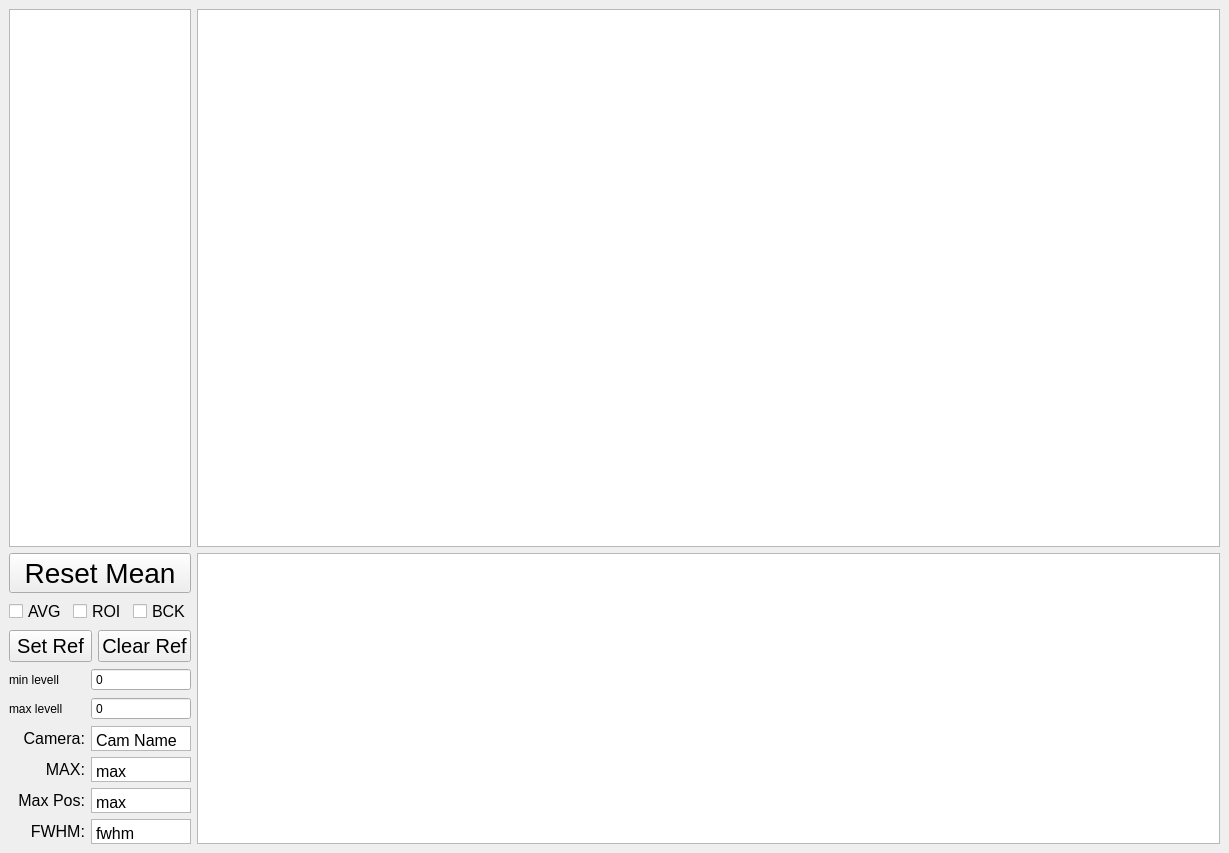
<?xml version="1.0" encoding="UTF-8"?>
<ui version="4.0">
 <class>mainView</class>
 <widget class="QMainWindow" name="mainView">
  <property name="geometry">
   <rect>
    <x>0</x>
    <y>0</y>
    <width>1229</width>
    <height>853</height>
   </rect>
  </property>
  <property name="windowTitle">
   <string>MainWindow</string>
  </property>
  <widget class="QWidget" name="centralwidget">
   <layout class="QGridLayout" name="gridLayout_2" rowstretch="25,1" columnstretch="1,15">
    <item row="0" column="0">
     <widget class="GraphicsLayoutWidget" name="y_proj"/>
    </item>
    <item row="0" column="1">
     <widget class="GraphicsLayoutWidget" name="graphicsView"/>
    </item>
    <item row="1" column="0">
     <layout class="QVBoxLayout" name="verticalLayout_2">
      <item>
       <layout class="QVBoxLayout" name="verticalLayout">
        <item>
         <widget class="QPushButton" name="reset_mean_pushButton">
          <property name="font">
           <font>
            <pointsize>21</pointsize>
           </font>
          </property>
          <property name="text">
           <string>Reset Mean</string>
          </property>
         </widget>
        </item>
        <item>
         <layout class="QHBoxLayout" name="horizontalLayout">
          <item>
           <widget class="QCheckBox" name="average_cbox">
            <property name="font">
             <font>
              <pointsize>12</pointsize>
             </font>
            </property>
            <property name="text">
             <string>AVG</string>
            </property>
           </widget>
          </item>
          <item>
           <widget class="QCheckBox" name="useROI_cbox">
            <property name="font">
             <font>
              <pointsize>12</pointsize>
             </font>
            </property>
            <property name="text">
             <string>ROI</string>
            </property>
           </widget>
          </item>
          <item>
           <widget class="QCheckBox" name="useBackground_cbox">
            <property name="font">
             <font>
              <pointsize>12</pointsize>
             </font>
            </property>
            <property name="text">
             <string>BCK</string>
            </property>
           </widget>
          </item>
         </layout>
        </item>
        <item>
         <layout class="QHBoxLayout" name="horizontalLayout_2">
          <item>
           <widget class="QPushButton" name="setRef_button">
            <property name="font">
             <font>
              <pointsize>15</pointsize>
             </font>
            </property>
            <property name="text">
             <string>Set Ref</string>
            </property>
           </widget>
          </item>
          <item>
           <widget class="QPushButton" name="clearRef_button">
            <property name="font">
             <font>
              <pointsize>15</pointsize>
             </font>
            </property>
            <property name="text">
             <string>Clear Ref</string>
            </property>
           </widget>
          </item>
         </layout>
        </item>
       </layout>
      </item>
      <item>
       <layout class="QGridLayout" name="gridLayout">
        <item row="0" column="0">
         <widget class="QLabel" name="label_2">
          <property name="text">
           <string>min levell</string>
          </property>
         </widget>
        </item>
        <item row="4" column="1">
         <widget class="QTextEdit" name="max_pos_text">
          <property name="sizePolicy">
           <sizepolicy hsizetype="Fixed" vsizetype="Fixed">
            <horstretch>0</horstretch>
            <verstretch>0</verstretch>
           </sizepolicy>
          </property>
          <property name="minimumSize">
           <size>
            <width>100</width>
            <height>25</height>
           </size>
          </property>
          <property name="maximumSize">
           <size>
            <width>100</width>
            <height>25</height>
           </size>
          </property>
          <property name="verticalScrollBarPolicy">
           <enum>Qt::ScrollBarAlwaysOff</enum>
          </property>
          <property name="horizontalScrollBarPolicy">
           <enum>Qt::ScrollBarAlwaysOff</enum>
          </property>
          <property name="html">
           <string>&lt;!DOCTYPE HTML PUBLIC &quot;-//W3C//DTD HTML 4.0//EN&quot; &quot;http://www.w3.org/TR/REC-html40/strict.dtd&quot;&gt;
&lt;html&gt;&lt;head&gt;&lt;meta name=&quot;qrichtext&quot; content=&quot;1&quot; /&gt;&lt;style type=&quot;text/css&quot;&gt;
p, li { white-space: pre-wrap; }
&lt;/style&gt;&lt;/head&gt;&lt;body style=&quot; font-family:'MS Shell Dlg 2'; font-size:8.25pt; font-weight:400; font-style:normal;&quot;&gt;
&lt;p style=&quot; margin-top:0px; margin-bottom:0px; margin-left:0px; margin-right:0px; -qt-block-indent:0; text-indent:0px;&quot;&gt;&lt;span style=&quot; font-size:12pt;&quot;&gt;max&lt;/span&gt;&lt;/p&gt;&lt;/body&gt;&lt;/html&gt;</string>
          </property>
         </widget>
        </item>
        <item row="4" column="0">
         <widget class="QLabel" name="label_6">
          <property name="minimumSize">
           <size>
            <width>65</width>
            <height>25</height>
           </size>
          </property>
          <property name="maximumSize">
           <size>
            <width>5555</width>
            <height>25</height>
           </size>
          </property>
          <property name="font">
           <font>
            <pointsize>12</pointsize>
           </font>
          </property>
          <property name="text">
           <string>Max Pos:</string>
          </property>
          <property name="alignment">
           <set>Qt::AlignRight|Qt::AlignTrailing|Qt::AlignVCenter</set>
          </property>
         </widget>
        </item>
        <item row="5" column="1">
         <widget class="QTextEdit" name="fwhm_text">
          <property name="sizePolicy">
           <sizepolicy hsizetype="Fixed" vsizetype="Fixed">
            <horstretch>0</horstretch>
            <verstretch>0</verstretch>
           </sizepolicy>
          </property>
          <property name="minimumSize">
           <size>
            <width>100</width>
            <height>25</height>
           </size>
          </property>
          <property name="maximumSize">
           <size>
            <width>100</width>
            <height>25</height>
           </size>
          </property>
          <property name="verticalScrollBarPolicy">
           <enum>Qt::ScrollBarAlwaysOff</enum>
          </property>
          <property name="horizontalScrollBarPolicy">
           <enum>Qt::ScrollBarAlwaysOff</enum>
          </property>
          <property name="html">
           <string>&lt;!DOCTYPE HTML PUBLIC &quot;-//W3C//DTD HTML 4.0//EN&quot; &quot;http://www.w3.org/TR/REC-html40/strict.dtd&quot;&gt;
&lt;html&gt;&lt;head&gt;&lt;meta name=&quot;qrichtext&quot; content=&quot;1&quot; /&gt;&lt;style type=&quot;text/css&quot;&gt;
p, li { white-space: pre-wrap; }
&lt;/style&gt;&lt;/head&gt;&lt;body style=&quot; font-family:'MS Shell Dlg 2'; font-size:8.25pt; font-weight:400; font-style:normal;&quot;&gt;
&lt;p style=&quot; margin-top:0px; margin-bottom:0px; margin-left:0px; margin-right:0px; -qt-block-indent:0; text-indent:0px;&quot;&gt;&lt;span style=&quot; font-size:12pt;&quot;&gt;fwhm&lt;/span&gt;&lt;/p&gt;&lt;/body&gt;&lt;/html&gt;</string>
          </property>
         </widget>
        </item>
        <item row="5" column="0">
         <widget class="QLabel" name="label_5">
          <property name="minimumSize">
           <size>
            <width>65</width>
            <height>25</height>
           </size>
          </property>
          <property name="maximumSize">
           <size>
            <width>5555</width>
            <height>25</height>
           </size>
          </property>
          <property name="font">
           <font>
            <pointsize>12</pointsize>
           </font>
          </property>
          <property name="text">
           <string>FWHM:</string>
          </property>
          <property name="alignment">
           <set>Qt::AlignRight|Qt::AlignTrailing|Qt::AlignVCenter</set>
          </property>
         </widget>
        </item>
        <item row="3" column="1">
         <widget class="QTextEdit" name="max_text">
          <property name="sizePolicy">
           <sizepolicy hsizetype="Fixed" vsizetype="Fixed">
            <horstretch>0</horstretch>
            <verstretch>0</verstretch>
           </sizepolicy>
          </property>
          <property name="minimumSize">
           <size>
            <width>100</width>
            <height>25</height>
           </size>
          </property>
          <property name="maximumSize">
           <size>
            <width>100</width>
            <height>25</height>
           </size>
          </property>
          <property name="verticalScrollBarPolicy">
           <enum>Qt::ScrollBarAlwaysOff</enum>
          </property>
          <property name="horizontalScrollBarPolicy">
           <enum>Qt::ScrollBarAlwaysOff</enum>
          </property>
          <property name="html">
           <string>&lt;!DOCTYPE HTML PUBLIC &quot;-//W3C//DTD HTML 4.0//EN&quot; &quot;http://www.w3.org/TR/REC-html40/strict.dtd&quot;&gt;
&lt;html&gt;&lt;head&gt;&lt;meta name=&quot;qrichtext&quot; content=&quot;1&quot; /&gt;&lt;style type=&quot;text/css&quot;&gt;
p, li { white-space: pre-wrap; }
&lt;/style&gt;&lt;/head&gt;&lt;body style=&quot; font-family:'MS Shell Dlg 2'; font-size:8.25pt; font-weight:400; font-style:normal;&quot;&gt;
&lt;p style=&quot; margin-top:0px; margin-bottom:0px; margin-left:0px; margin-right:0px; -qt-block-indent:0; text-indent:0px;&quot;&gt;&lt;span style=&quot; font-size:12pt;&quot;&gt;max&lt;/span&gt;&lt;/p&gt;&lt;/body&gt;&lt;/html&gt;</string>
          </property>
         </widget>
        </item>
        <item row="2" column="1">
         <widget class="QTextEdit" name="cam_name_text">
          <property name="sizePolicy">
           <sizepolicy hsizetype="Fixed" vsizetype="Fixed">
            <horstretch>0</horstretch>
            <verstretch>0</verstretch>
           </sizepolicy>
          </property>
          <property name="minimumSize">
           <size>
            <width>100</width>
            <height>25</height>
           </size>
          </property>
          <property name="maximumSize">
           <size>
            <width>100</width>
            <height>25</height>
           </size>
          </property>
          <property name="verticalScrollBarPolicy">
           <enum>Qt::ScrollBarAlwaysOff</enum>
          </property>
          <property name="horizontalScrollBarPolicy">
           <enum>Qt::ScrollBarAlwaysOff</enum>
          </property>
          <property name="html">
           <string>&lt;!DOCTYPE HTML PUBLIC &quot;-//W3C//DTD HTML 4.0//EN&quot; &quot;http://www.w3.org/TR/REC-html40/strict.dtd&quot;&gt;
&lt;html&gt;&lt;head&gt;&lt;meta name=&quot;qrichtext&quot; content=&quot;1&quot; /&gt;&lt;style type=&quot;text/css&quot;&gt;
p, li { white-space: pre-wrap; }
&lt;/style&gt;&lt;/head&gt;&lt;body style=&quot; font-family:'MS Shell Dlg 2'; font-size:8.25pt; font-weight:400; font-style:normal;&quot;&gt;
&lt;p style=&quot; margin-top:0px; margin-bottom:0px; margin-left:0px; margin-right:0px; -qt-block-indent:0; text-indent:0px;&quot;&gt;&lt;span style=&quot; font-size:12pt;&quot;&gt;Cam Name&lt;/span&gt;&lt;/p&gt;&lt;/body&gt;&lt;/html&gt;</string>
          </property>
         </widget>
        </item>
        <item row="3" column="0">
         <widget class="QLabel" name="label_4">
          <property name="minimumSize">
           <size>
            <width>65</width>
            <height>25</height>
           </size>
          </property>
          <property name="maximumSize">
           <size>
            <width>5555</width>
            <height>25</height>
           </size>
          </property>
          <property name="font">
           <font>
            <pointsize>12</pointsize>
           </font>
          </property>
          <property name="text">
           <string>MAX:</string>
          </property>
          <property name="alignment">
           <set>Qt::AlignRight|Qt::AlignTrailing|Qt::AlignVCenter</set>
          </property>
         </widget>
        </item>
        <item row="2" column="0">
         <widget class="QLabel" name="label">
          <property name="minimumSize">
           <size>
            <width>65</width>
            <height>25</height>
           </size>
          </property>
          <property name="maximumSize">
           <size>
            <width>5555</width>
            <height>25</height>
           </size>
          </property>
          <property name="font">
           <font>
            <pointsize>12</pointsize>
           </font>
          </property>
          <property name="text">
           <string>Camera:</string>
          </property>
          <property name="alignment">
           <set>Qt::AlignRight|Qt::AlignTrailing|Qt::AlignVCenter</set>
          </property>
         </widget>
        </item>
        <item row="1" column="0">
         <widget class="QLabel" name="label_3">
          <property name="text">
           <string>max levell</string>
          </property>
         </widget>
        </item>
        <item row="1" column="1">
         <widget class="QSpinBox" name="max_level_spinbox">
          <property name="buttonSymbols">
           <enum>QAbstractSpinBox::NoButtons</enum>
          </property>
          <property name="maximum">
           <number>9999999</number>
          </property>
         </widget>
        </item>
        <item row="0" column="1">
         <widget class="QSpinBox" name="min_level_spinbox">
          <property name="buttonSymbols">
           <enum>QAbstractSpinBox::NoButtons</enum>
          </property>
          <property name="maximum">
           <number>9999999</number>
          </property>
         </widget>
        </item>
       </layout>
      </item>
     </layout>
    </item>
    <item row="1" column="1">
     <widget class="GraphicsLayoutWidget" name="x_proj"/>
    </item>
   </layout>
   <zorder>graphicsView</zorder>
   <zorder>y_proj</zorder>
   <zorder></zorder>
   <zorder>x_proj</zorder>
  </widget>
 </widget>
 <customwidgets>
  <customwidget>
   <class>GraphicsLayoutWidget</class>
   <extends>QGraphicsView</extends>
   <header>pyqtgraph</header>
  </customwidget>
 </customwidgets>
 <resources/>
 <connections/>
</ui>
